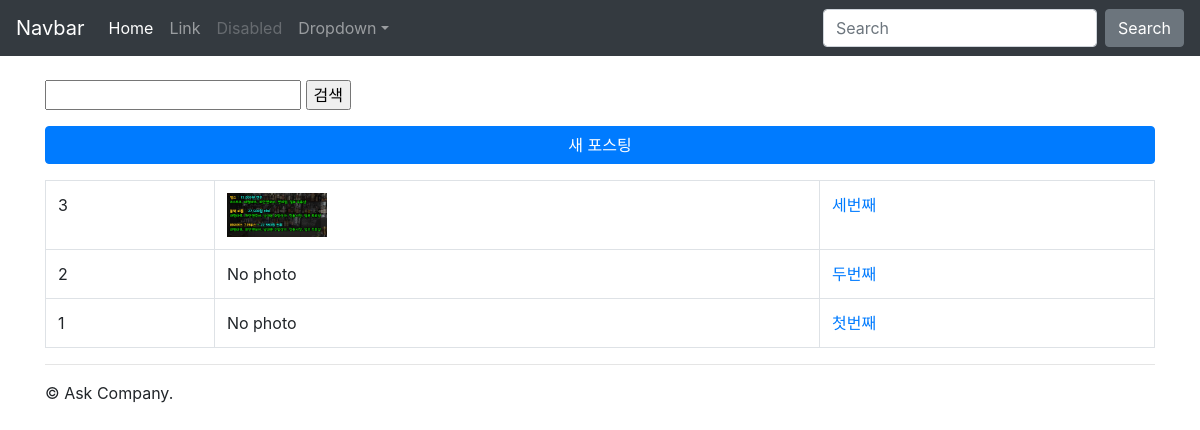
Before: /instagram/ with the older database file.
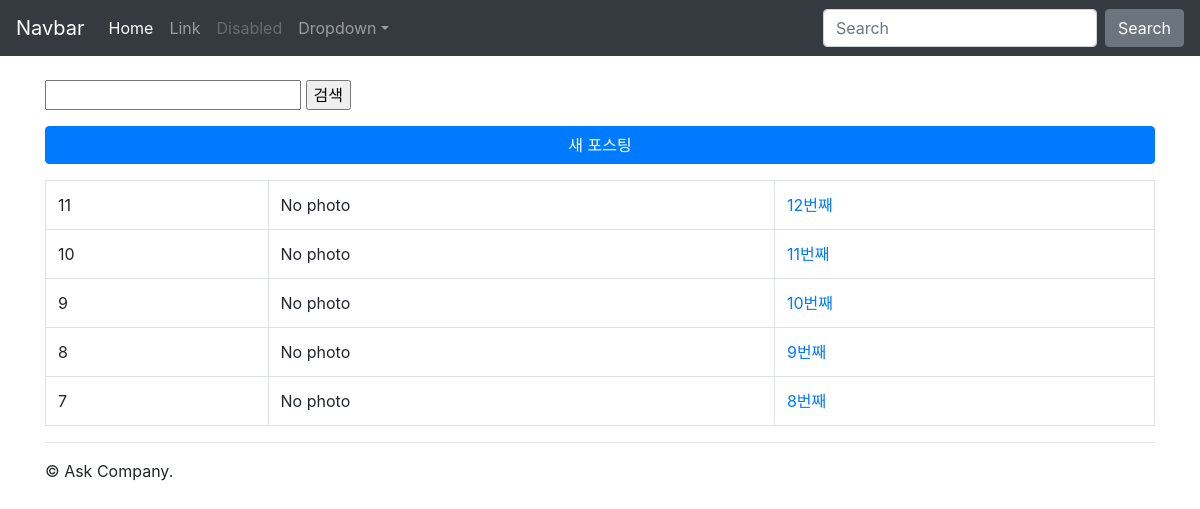
After: the same page with the newer database file.
### instagram/models.py (models this page shows, shortened)
class Post(models.Model):
    author = models.ForeignKey(settings.AUTH_USER_MODEL, on_delete=CASCADE, related_name="instagram_post_set")
    message = models.TextField(
        validators=[MinLengthValidator(10)]
    )
    photo = models.ImageField(blank=True, upload_to='instagram/post/images/%Y/%m/%d/')
    tag_set = models.ManyToManyField('Tag', blank=True)
    is_public = models.BooleanField(default=False, verbose_name='공개여부')
    created_at = models.DateTimeField(auto_now_add=True)
    updated_at = models.DateTimeField(auto_now=True)
    class Meta:
        ordering = ['-id']
    def get_absolute_url(self):
         return reverse('instagram:post_detail', args=[self.pk])
    def message_length(self):
        return len(self.message)
    message_length.short_description = "메시지 글자수"

### instagram/templates/instagram/post_list.html (shortened to what this page needs)
{% extends "instagram/layout.html" %}
{% load bootstrap4 %}
{% block content %}
    <form action="" method="get">
        <input type="text" name="q" value="{{ q }}">
        <input type="submit" value="검색"/>
    </form>
    <a href="{% url 'instagram:post_new' %}" class="btn btn-primary btn-block mt-3 mb-3">새 포스팅</a>
    <table class='table table-bordered table-hover'>
        <tbody>
            {% for post in post_list %}
            <tr>
                <td>
                    {{ post.pk }}
                </td>
                <td>
                    {% if post.photo %}
                        <img src="{{ post.photo.url }}" alt="" style="width:100px;">
                    {% else %}
                        No photo
                    {% endif %}
                </td>
                <td>
                    <a href="{{ post.get_absolute_url }}">
                        {{ post.message }}
                    </a>
                </td>
            </tr>
            {% endfor %}
            </tbody>
    </table>
{% endblock content %}

Changed rows visible on the page:
no longer on this page (row unchanged): Post: pk "3", photo (picture), message "세번째"
no longer on this page (row unchanged): Post: pk "2", photo "No photo", message "두번째"
no longer on this page (row unchanged): Post: pk "1", photo "No photo", message "첫번째"
added Post: pk "11", photo "No photo", message "12번째"
added Post: pk "10", photo "No photo", message "11번째"
added Post: pk "9", photo "No photo", message "10번째"
added Post: pk "8", photo "No photo", message "9번째"
added Post: pk "7", photo "No photo", message "8번째"
